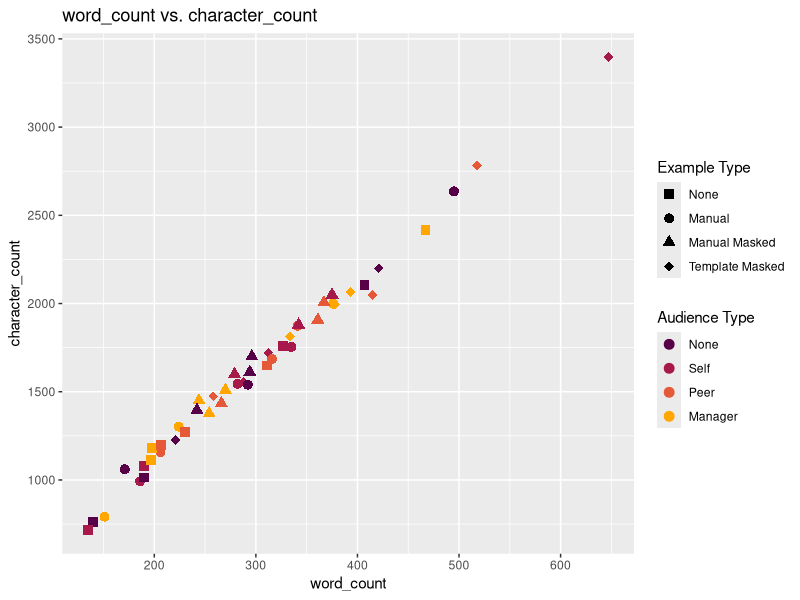
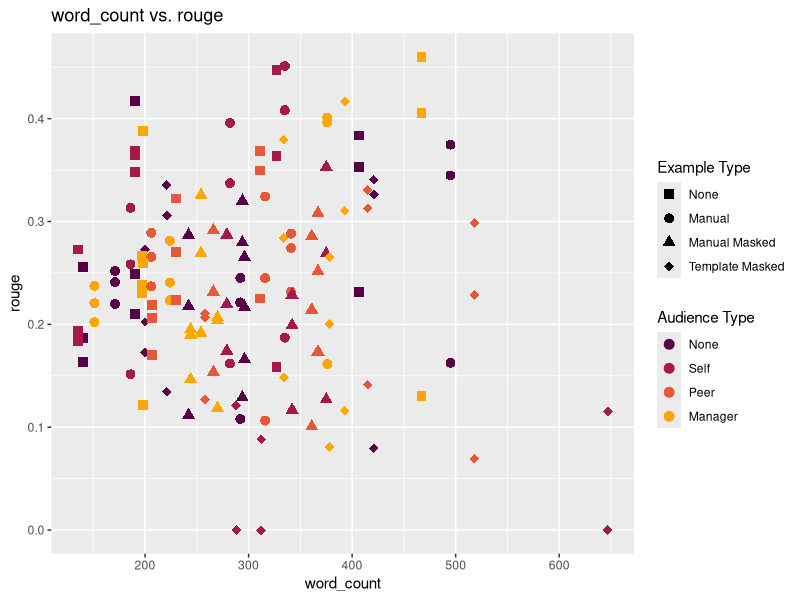
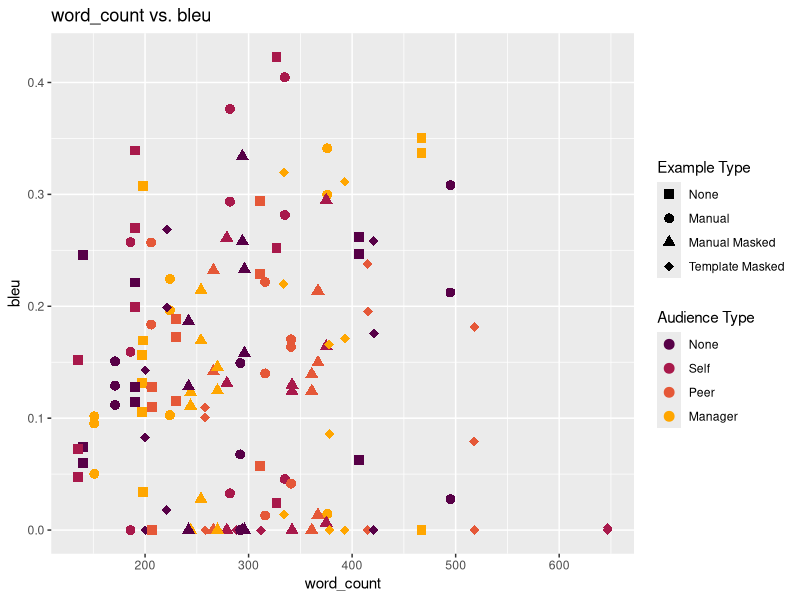
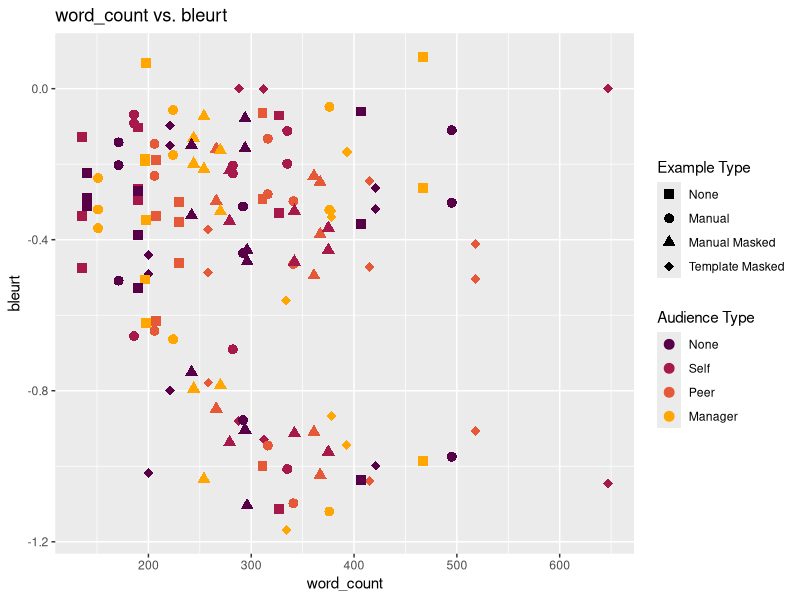
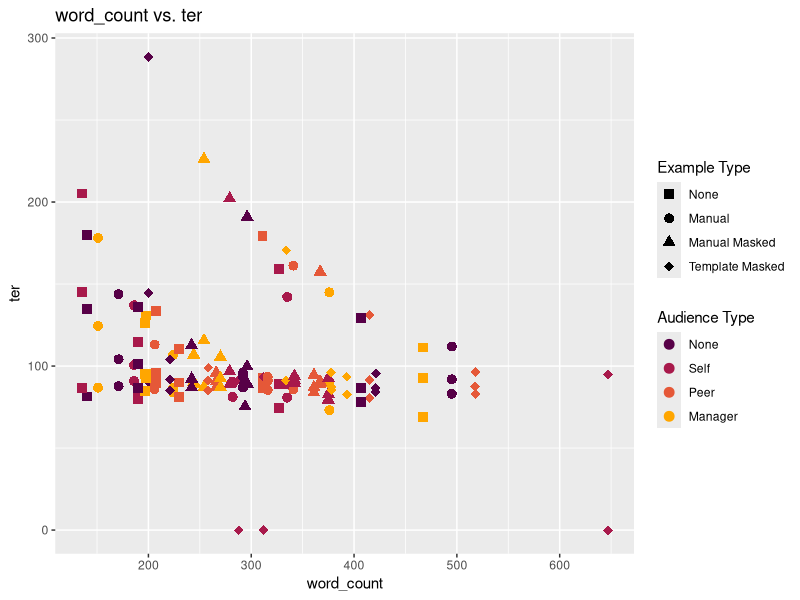
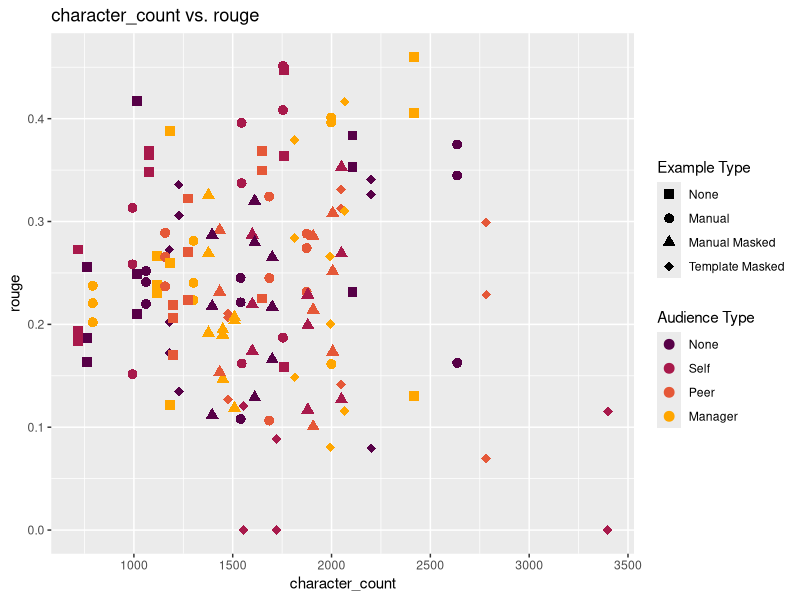
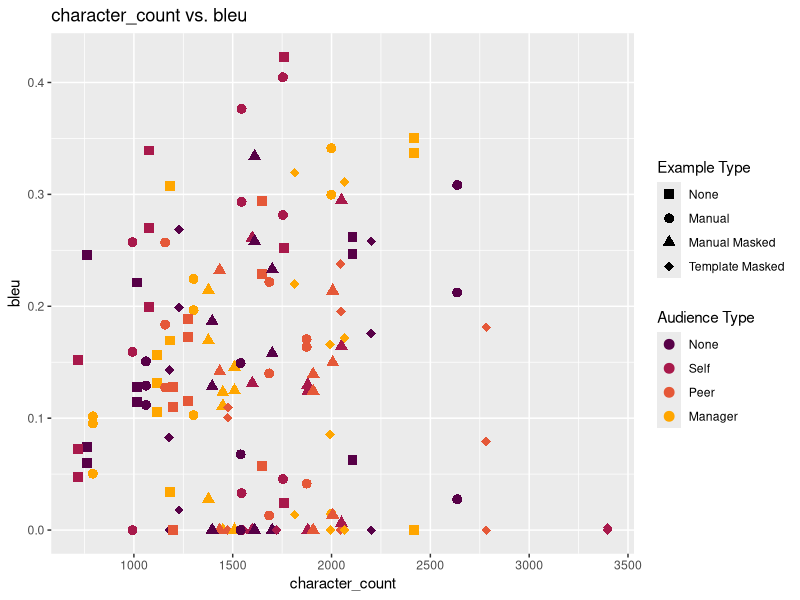
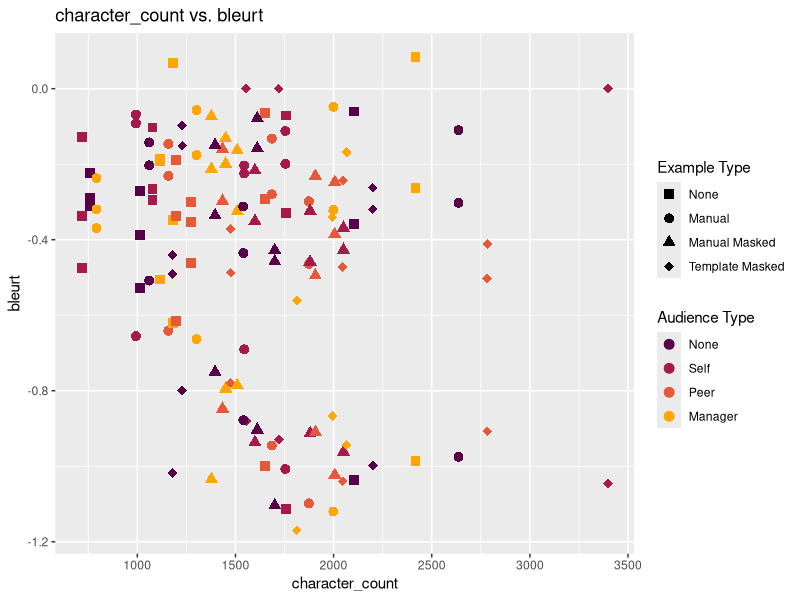

These charts were generated, in order, by the following R code:
####
# Generates visualizations of the NLP metrics
# Will generate pairwise comparisons for each metric, as well as faceted views by participant number and by ground truth type.
# Should be outputting the visualizations in figs/v2
####


# Load required packages
library(ggplot2)
library(dplyr)

# Read the CSV file
data <- read.csv("data/data.csv")

# Set Data columns as factors
data$audience <- factor(data$audience)
data$example <- factor(data$example)
data$person <- factor(data$person)
data$ground_truth <- factor(data$ground_truth)

levels(data$audience) <- c("None", "Self", "Peer", "Manager")
levels(data$example) <- c("None", "Manual", "Manual Masked", "Template Masked")
levels(data$ground_truth) <- c("manual", "baseline", "additional")

# Define the factor levels for color and assign them to the first two columns
colors <- c("#570047", "#a8194b", "#e55838", "#ffa600")
shapes <- c(15,16,17,18) #solid Square, Circle, Triangle, Diamond
factors <- c("Audience", "Example", "User")

folder <- "by_metric_pairs"

# Generate scatterplots for each pair of columns
for ( i in 6:(length(data)-1)) {
  for (j in (i + 1):length(data)) {
    # Create a new plot for each pair of columns
    plot_title <- paste(colnames(data)[i], "vs.", colnames(data)[j])
    p <- ggplot(data, aes_string(x = colnames(data)[i], y = colnames(data)[j])) +
      # geom_point(aes(color = factor(.data[[factors[1]]]), shape = factor(.data[[factors[2]]])),
      geom_point( aes(color = audience, shape = example),
                  size = 3) +
      scale_color_manual(values = colors, name="Audience Type") +
      # scale_shape(solid=TRUE, name = "Example Type")+
      scale_shape_manual(values = shapes, name = "Example Type")+
    labs(title = plot_title, x = colnames(data)[i], y = colnames(data)[j])

    # Save the plot as an image
    ggsave(filename = paste0("figs/v2/",folder,"/scatterplot_", colnames(data)[i], "_", colnames(data)[j], ".png"), plot = p)

    # Print the plot
    print(p)
  }
}



get_min_max <- function(column_name) {
  # Find the column index with the same name
  col_index <- match(column_name, names(data))

  # Check if the column exists
  if (is.na(col_index)) {
    stop("Column '", column_name, "' does not exist in the data.")
  }

  # Calculate the minimum and maximum values of the column
  min_value <- min(data[, col_index], na.rm = TRUE)
  max_value <- max(data[, col_index], na.rm = TRUE)

  # print(paste(min_value,"< x < ",max_value))

  # Return the results as a list
  result <- c(min_value, max_value)
  return(result)
}


#make a list of the column names
cont_vars <- colnames(data)[6:length(data)]

folder <- "by_user"

#generate faceted scatterplots for each column
for (k in cont_vars){
  p <- ggplot(data=data, 
              aes_string(x="audience", y=k, 
                         group="person",
                         shape="person",
                         color="person")) + 
    geom_point(size = 3) +
    scale_color_manual(values = colors) + #, name = "User ID") +
    # scale_shape_manual(values = shapes, name = "User ID") + 
    # geom_boxplot()+
    labs(title =
           paste0(k," by Audience, Example Type, and User Number")) +
    scale_x_discrete("audience") +
    # scale_y_continuous(limits = c(0,1)) + 
    scale_y_continuous(limits = get_min_max(k)) +
    facet_grid(.~example )
  print(p)
  ggsave(filename = paste0("figs/v2/", folder, "/faceted-", k, ".png"), plot = p)
}



folder <- "by_ground_truth"

#generate faceted scatterplots for each column
for (k in cont_vars){
  p <- ggplot(data=data, 
              aes_string(x="audience", y=k, 
                         group="ground_truth",
                         shape="ground_truth",
                         color="ground_truth")) + 
    geom_point(size = 3) +
    scale_color_manual(values = colors) + #, name = "User ID") +
    # scale_shape_manual(values = shapes, name = "User ID") + 
    # geom_boxplot()+
    labs(title =
           paste0(k," by Audience, Example Type, and Ground Truth")) +
    scale_x_discrete("audience") +
    # scale_y_continuous(limits = c(0,1)) + 
    scale_y_continuous(limits = get_min_max(k)) +
    facet_grid(.~example )
  print(p)
  ggsave(filename = paste0("figs/v2/", folder, "/faceted-", k, ".png"), plot = p)
}
